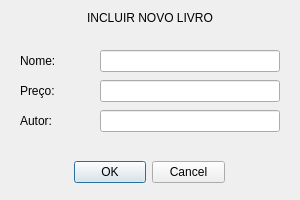
<?xml version="1.0" encoding="UTF-8"?>
<ui version="4.0">
 <class>IncluirLivro</class>
 <widget class="QDialog" name="IncluirLivro">
  <property name="geometry">
   <rect>
    <x>0</x>
    <y>0</y>
    <width>300</width>
    <height>200</height>
   </rect>
  </property>
  <property name="windowTitle">
   <string>Incluir livro</string>
  </property>
  <widget class="QLabel" name="incluir_novo_label">
   <property name="enabled">
    <bool>true</bool>
   </property>
   <property name="geometry">
    <rect>
     <x>0</x>
     <y>10</y>
     <width>300</width>
     <height>16</height>
    </rect>
   </property>
   <property name="text">
    <string>INCLUIR NOVO LIVRO</string>
   </property>
   <property name="alignment">
    <set>Qt::AlignCenter</set>
   </property>
   <property name="margin">
    <number>0</number>
   </property>
  </widget>
  <widget class="QDialogButtonBox" name="buttonBox">
   <property name="geometry">
    <rect>
     <x>74</x>
     <y>160</y>
     <width>151</width>
     <height>24</height>
    </rect>
   </property>
   <property name="orientation">
    <enum>Qt::Horizontal</enum>
   </property>
   <property name="standardButtons">
    <set>QDialogButtonBox::Cancel|QDialogButtonBox::Ok</set>
   </property>
  </widget>
  <widget class="QLineEdit" name="lineEdit_nome">
   <property name="geometry">
    <rect>
     <x>100</x>
     <y>50</y>
     <width>180</width>
     <height>22</height>
    </rect>
   </property>
  </widget>
  <widget class="QLabel" name="label_nome">
   <property name="geometry">
    <rect>
     <x>20</x>
     <y>50</y>
     <width>61</width>
     <height>22</height>
    </rect>
   </property>
   <property name="text">
    <string>Nome:</string>
   </property>
  </widget>
  <widget class="QLabel" name="label_preco">
   <property name="geometry">
    <rect>
     <x>20</x>
     <y>80</y>
     <width>61</width>
     <height>22</height>
    </rect>
   </property>
   <property name="text">
    <string>Preço:</string>
   </property>
  </widget>
  <widget class="QLabel" name="label_autor">
   <property name="geometry">
    <rect>
     <x>20</x>
     <y>110</y>
     <width>71</width>
     <height>22</height>
    </rect>
   </property>
   <property name="text">
    <string>Autor:</string>
   </property>
  </widget>
  <widget class="QLineEdit" name="lineEdit_preco">
   <property name="geometry">
    <rect>
     <x>100</x>
     <y>80</y>
     <width>180</width>
     <height>22</height>
    </rect>
   </property>
  </widget>
  <widget class="QLineEdit" name="lineEdit_autor">
   <property name="geometry">
    <rect>
     <x>100</x>
     <y>110</y>
     <width>180</width>
     <height>22</height>
    </rect>
   </property>
  </widget>
 </widget>
 <resources/>
 <connections>
  <connection>
   <sender>buttonBox</sender>
   <signal>accepted()</signal>
   <receiver>IncluirLivro</receiver>
   <slot>accept()</slot>
   <hints>
    <hint type="sourcelabel">
     <x>248</x>
     <y>254</y>
    </hint>
    <hint type="destinationlabel">
     <x>157</x>
     <y>274</y>
    </hint>
   </hints>
  </connection>
  <connection>
   <sender>buttonBox</sender>
   <signal>rejected()</signal>
   <receiver>IncluirLivro</receiver>
   <slot>reject()</slot>
   <hints>
    <hint type="sourcelabel">
     <x>316</x>
     <y>260</y>
    </hint>
    <hint type="destinationlabel">
     <x>286</x>
     <y>274</y>
    </hint>
   </hints>
  </connection>
 </connections>
</ui>
